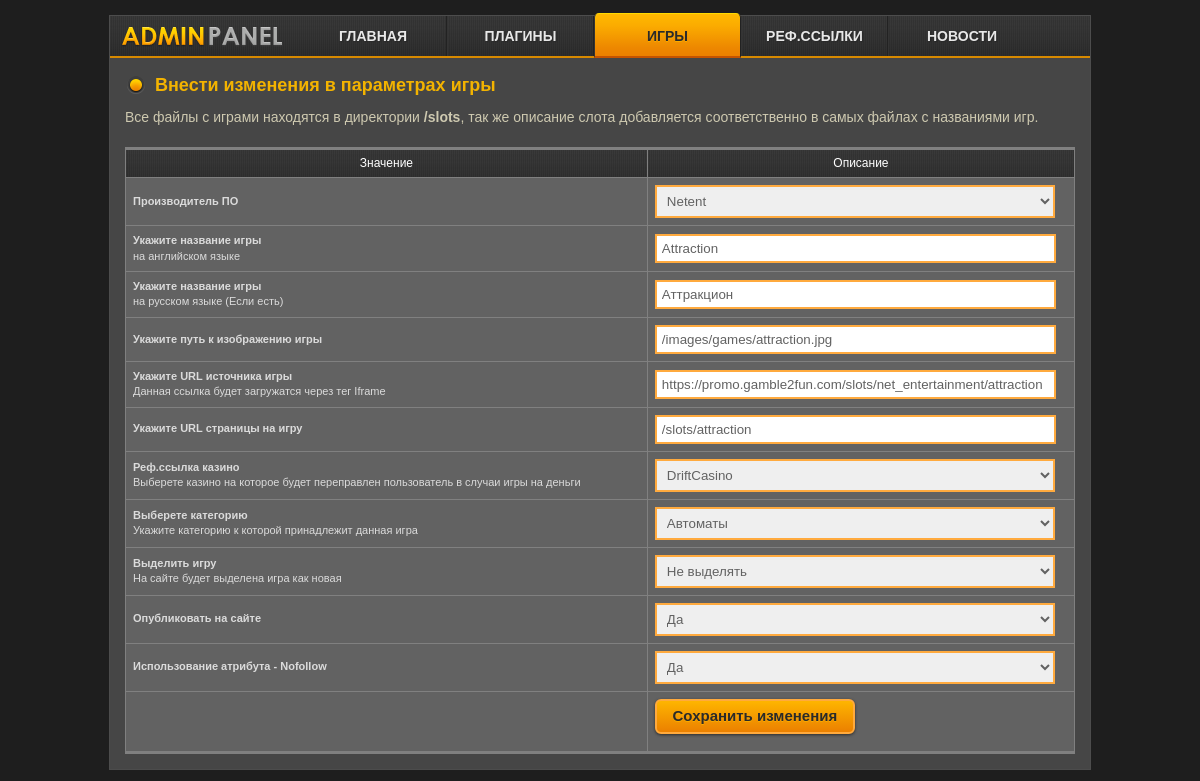
Screenshot of /admin/games.php?editgames=2 (signed in) with the database file from the repository.
### tables this page shows
CREATE TABLE `db_games` (
  `id` int(11) NOT NULL AUTO_INCREMENT,
  `name_en` varchar(60) NOT NULL,
  `name_ru` varchar(60) NOT NULL,
  `breeder` int(3) NOT NULL,
  `url_iframe` varchar(300) NOT NULL,
  `url_sites` varchar(300) NOT NULL,
  `url_images` varchar(300) NOT NULL,
  `publish` int(1) NOT NULL,
  `new` int(1) NOT NULL,
  `casino` int(5) NOT NULL,
  `cat` int(2) NOT NULL,
  `nofollow` int(1) NOT NULL,
  `played` int(11) NOT NULL,
  PRIMARY KEY (`id`)
);

### www/admin/games.php (the view, shortened to what this page needs)
<?php require_once 'blocks/header.php'; ?>
<?php
 if(isset($_GET['addgames']) && $_GET['addgames'] == 'new'){
   if(isset($_POST['breeder'])){
   $breeder = $_POST['breeder'];
   $name_en = mysql_real_escape_string($_POST['name_en']);
   $name_ru = mysql_real_escape_string($_POST['name_ru']);
   $url_images = mysql_real_escape_string($_POST['url_images']);
   $url_iframe = mysql_real_escape_string($_POST['url_iframe']);
   $url_sites = mysql_real_escape_string($_POST['url_sites']);
   $new = mysql_real_escape_string($_POST['new']);
   $publish = mysql_real_escape_string($_POST['publish']);
   $casino = mysql_real_escape_string($_POST['casino']);
   $nofollow = mysql_real_escape_string($_POST['nofollow']);
   $cat = mysql_real_escape_string($_POST['cat']);
      if($breeder != '' && $name_en != '' && $url_images != '' && $url_iframe != '' && $url_sites != '' && $new != '' && $publish != '' && $casino > 0){
       mysql_query("INSERT INTO `db_games`
       (`breeder`,`name_en`,`name_ru`,`url_images`,`url_iframe`,`url_sites`,`new`,`publish`,`casino`,`nofollow`,`cat`)
        VALUES ('".$breeder."','".$name_en."','".$name_ru."','".$url_images."','".$url_iframe."','".$url_sites."','".$new."','".$publish."','".$casino."','".$nofollow."','".$cat."')");
      echo '<span class="msg-success">Отлично! Новая игра успешно добавлена в базу данных!</span>';
      ?><script type="text/javascript">setTimeout("window.location.replace('games')", 1000);</script><?
      exit;
	  }
   }
   echo '<h1>Добавить новый игровой автомат</h1>
         Все файлы с играми находятся в директории <b>/slots</b>, так же описание слота добавляется соответственно в самых файлах с названиями игр.<br><br>';
   ?>
    <form method="POST" action="games?addgames=new" name="gamesnew">
    <table width="100%" border="0" cellpadding="0" cellspacing="1" class="tab">
    <tbody>
     <tr align="center">
	   <td class="rt">Значение</td>
       <td class="rt" style="width: 45%;">Описание</td>
     </tr>
     <tr>
	    <td class="lt"><b>Производитель ПО</b></td>
        <td class="lt">
		  <select style="width: 97%;" name="breeder">
          <option value="1">Igrosoft</option>
          <option value="2">Belatra</option>
          <option value="3">Duomatic</option>
          <option value="4">Playson</option>
          <option value="5">Playtech</option>
		  <option value="6">Novomatic</option>
          <option value="7">Microgaming</option>
          <option value="8">Betsoft</option>
          <option value="9">Netent</option>
          <option value="10">Megajack</option>
          <option value="20">Roulette</option>
          <option value="21">Блэкджек</option>
          </select>
		</td>
     </tr>
     <tr>
	   <td class="lt"><b>Укажите название игры</b><br>на английском языке</td>
       <td class="lt"><input type="text" value="" name="name_en" maxlength="80" placeholder="Пример: Crazy Monkey"></td>
     </tr>
	 <tr>
	   <td class="lt"><b>Укажите название игры</b><br>на русском языке (Если есть)</td>
       <td class="lt"><input type="text" value="" name="name_ru" maxlength="80" placeholder="Пример: Крейзи Манки"></td>
     </tr>
     <tr>
	   <td class="lt"><b>Укажите путь к изображению игры</b><br></td>
       <td class="lt"><input type="text" value="" name="url_images" maxlength="160" placeholder="Пример: /images/games/crazy-monkey.png"></td>
     </tr>
     <tr>
	   <td class="lt"><b>Укажите URL источника игры</b><br>Данная ссылка будет загружатся через тег Iframe</td>
       <td class="lt"><input type="text" value="" name="url_iframe" maxlength="300" placeholder="Пример: https://promo.gamble2fun.com/slots/"></td>
     </tr>
     <tr>
	   <td class="lt"><b>Укажите URL страницы на игру</b><br></td>
       <td class="lt"><input type="text" value="" name="url_sites" maxlength="160" placeholder="Пример: /slots/igrosoft/crazy-monkey"></td>
     </tr>
     <tr>
	    <td class="lt"><b>Реф.ссылка казино</b><br>Выберете казино на которое будет переправлен пользователь в случаи игры на деньги</td>
        <td class="lt">
		  <select style="width: 97%;" name="casino">
		    <?php
		    $listcat = '<option value="0" selected>Укажите реф.ссылку казино (Обязательно)</option>';
            $result = mysql_query("SELECT `id`,`name` FROM `db_link` ORDER BY `id` ASC");
             while ($row = mysql_fetch_assoc($result)) {
              $listcat .= '<option value="'.$row['id'].'">'.$row['name'].'</option>';
             }
			echo $listcat;
            ?>
          </select>
		</td>
     </tr>
     <tr>
	    <td class="lt"><b>Выберете категорию</b><br>Укажите категорию к которой принадлежит данная игра</td>
        <td class="lt">
		  <select style="width: 97%;" name="cat">
		  <option value="0">Автоматы</option>
          <option value="1">Рулетка</option>
          <option value="2">Блэкджек</option>
          </select>
		</td>
     </tr>
     <tr>
	    <td class="lt"><b>Выделить игру</b><br>На сайте будет выделена игра как новая</td>
        <td class="lt">
		  <select style="width: 97%;" name="new">
		  <option value="0">Не выделять</option>
          <option value="1">Да выделить</option>
          </select>
		</td>
     </tr>
     <tr>
	    <td class="lt"><b>Опубликовать на сайте</b></td>
        <td class="lt">
		  <select style="width: 97%;" name="publish">
          <option value="0">Да</option>
          <option value="1">Нет</option>
          </select>
		</td>
     </tr>
     <tr>
	    <td class="lt"><b>Использование атрибута - Nofollow</b></td>
        <td class="lt">
		  <select style="width: 97%;" name="nofollow">
          <option value="0">Нет</option>
          <option value="1">Да</option>
          </select>
		</td>
     </tr>
	 <tr>
	   <td class="lt"></td>
	   <td class="lt"><input class="btn-yellow" type="submit" value="Добавить новую игру"></td>
	 </tr>
    </tbody>
    </table>
    </form>
    <?php
    }else
       if(isset($_GET['editgames']) && $_GET['editgames'] > 0){
         echo '<h1>Внести изменения в параметрах игры</h1>
		       Все файлы с играми находятся в директории <b>/slots</b>, так же описание слота добавляется соответственно в самых файлах с названиями игр.<br><br>';
	     $editgames = intval($_GET['editgames']);
          ?><script type="text/javascript">setTimeout("window.location.replace('games')", 1000);</script><?
		 $jk = mysql_fetch_assoc(mysql_query("SELECT * FROM `db_games` WHERE `id`='$editgames'"));
	?>
    <form method="POST" action="games?editgames=<?=$editgames;?>" name="gamesnew">
    <table width="100%" border="0" cellpadding="0" cellspacing="1" class="tab">
    <tbody>
     <tr align="center">
	   <td class="rt">Значение</td>
       <td class="rt" style="width: 45%;">Описание</td>
     </tr>
     <tr>
	    <td class="lt"><b>Производитель ПО</b></td>
        <td class="lt">
		  <select style="width: 97%;" name="breeder">
          <option value="9" <?php if($jk['breeder'] == 9) echo 'selected'; ?>>Netent</option>
          </select>
		</td>
     </tr>
     <tr>
	   <td class="lt"><b>Укажите название игры</b><br>на английском языке</td>
       <td class="lt"><input type="text" value="<?=$jk['name_en'];?>" name="name_en" maxlength="80" placeholder="Пример: Crazy Monkey"></td>
     </tr>
	 <tr>
	   <td class="lt"><b>Укажите название игры</b><br>на русском языке (Если есть)</td>
       <td class="lt"><input type="text" value="<?=$jk['name_ru'];?>" name="name_ru" maxlength="80" placeholder="Пример: Крейзи Манки"></td>
     </tr>
     <tr>
	   <td class="lt"><b>Укажите путь к изображению игры</b><br></td>
       <td class="lt"><input type="text" value="<?=$jk['url_images'];?>" name="url_images" maxlength="160" placeholder="Пример: /images/games/crazy-monkey.png"></td>
     </tr>
     <tr>
	   <td class="lt"><b>Укажите URL источника игры</b><br>Данная ссылка будет загружатся через тег Iframe</td>
       <td class="lt"><input type="text" value="<?=$jk['url_iframe'];?>" name="url_iframe" maxlength="300" placeholder="Пример: https://promo.gamble2fun.com/slots/"></td>
     </tr>
     <tr>
	   <td class="lt"><b>Укажите URL страницы на игру</b><br></td>
       <td class="lt"><input type="text" value="<?=$jk['url_sites'];?>" name="url_sites" maxlength="160" placeholder="Пример: /slots/igrosoft/crazy-monkey"></td>
     </tr>
	 <tr>
	    <td class="lt"><b>Реф.ссылка казино</b><br>Выберете казино на которое будет переправлен пользователь в случаи игры на деньги</td>
        <td class="lt">
		  <select style="width: 97%;" name="casino">
		    <?php
		    $listcat = '<option value="0">Укажите реф.ссылку казино (Обязательно)</option>';
            $result = mysql_query("SELECT `id`,`name` FROM `db_link` ORDER BY `id` ASC");
             while ($row = mysql_fetch_assoc($result)) {
			  if($row['id'] == $jk['casino']) $selected = 'selected'; else $selected = '';
              $listcat .= '<option value="'.$row['id'].'" '.$selected.'>'.$row['name'].'</option>';
             }
			echo $listcat;
            ?>
          </select>
		</td>
     </tr>
	 <tr>
	    <td class="lt"><b>Выберете категорию</b><br>Укажите категорию к которой принадлежит данная игра</td>
        <td class="lt">
		  <select style="width: 97%;" name="cat">
		  <option value="0" <?php if($jk['cat'] == 0) echo 'selected'; ?>>Автоматы</option>
          </select>
		</td>
     </tr>
     <tr>
	    <td class="lt"><b>Выделить игру</b><br>На сайте будет выделена игра как новая</td>
        <td class="lt">
		  <select style="width: 97%;" name="new">
		  <option value="0" <?php if($jk['new'] == 0) echo 'selected'; ?>>Не выделять</option>
          </select>
		</td>
     </tr>
     <tr>
	    <td class="lt"><b>Опубликовать на сайте</b></td>
        <td class="lt">
		  <select style="width: 97%;" name="publish">
          <option value="0" <?php if($jk['publish'] == 0) echo 'selected'; ?>>Да</option>
          </select>
		</td>
     </tr>
     <tr>
	    <td class="lt"><b>Использование атрибута - Nofollow</b></td>
        <td class="lt">
		  <select style="width: 97%;" name="nofollow">
          <option value="1" <?php if($jk['nofollow'] == 1) echo 'selected'; ?>>Да</option>
          </select>
		</td>
     </tr>
	 <tr>
	   <td class="lt"></td>
	   <td class="lt"><input class="btn-yellow" type="submit" value="Сохранить изменения"></td>
	 </tr>
    </tbody>
    </table>
    </form>
	<?php
}
 ?>
<?php require_once 'blocks/footer.php'; ?>

### www/admin/css/main.css (style rules this page uses)
body { font-family: Century Gothic, Tahoma, Arial, sans-serif; font-size: 14px; color: #cec9b0; line-height: 1.4; margin: 0 auto; padding: 0; background: #1e1e1e; outline: none; text-align: justify; }
h1 { font-family: Century Gothic, Tahoma, Arial, sans-serif; text-align: left; font-size: 18px; color: #f3b300; background: url(img/bg-title-h1.png) no-repeat left top 0; font-weight: bold; margin: 0 auto; margin-bottom: 0px; padding: 0px 0px 10px 30px; }
table.tab { background: #808080; padding: 2px 0px; }
table.tab td.lt { color: #dbdbdb; padding: 7px 7px; font-size: 11px; }
table.tab td.rt { font-size: 12px; color: #FFFFFF; padding: 5px 8px; background: #252525 url(img/an-header.png) 0px 88px; text-shadow: 1px 1px 1px #393939; }
table.tab td { background: #626262; }
table.tab td select { border: solid 2px #ffaa3e; padding: 6px; width: 97%; color: #626262; }
input { border: solid 2px #ffaa3e; padding: 5px 5px; width: 94%; color: #626262; }
select { border: solid 1px #ffaa3e; padding: 4px; width: 97%; color: #626262; }
.btn-yellow, a.btn-yellow, input.btn-yellow { font-weight: bold; line-height: 2.3; font-size: 15px; color: #2a2a2a; text-align: center; text-shadow: #f9ab01 0 1px 0; text-decoration: none; background-color: #FEB500; background: linear-gradient(#FEB500, #EB8000) #FEB500; -webkit-border-radius: 0px 0px 15px 15px; height: 35px; box-shadow: 0 1px 3px rgb(44, 44, 44); width: 200px; display: inline-block; margin-right: 15px; float: left; -webkit-border-radius: 6px; -moz-border-radius: 6px; -ms-border-radius: 6px; -o-border-radius: 6px; border-radius: 6px; margin-bottom: 10px; cursor: pointer; }
input.btn-yellow { line-height: 1.3; }

### rows the page displays
db_games: breeder "Netent", name_en "Attraction", name_ru "Аттракцион", url_images "/images/games/attraction.jpg", url_iframe "https://promo.gamble2fun.com/slots/net_entertainment/attraction", url_sites "/slots/attraction", cat "Автоматы", new "Не выделять", publish "Да", nofollow "Да"

### other values shown
form field casino "DriftCasino"
